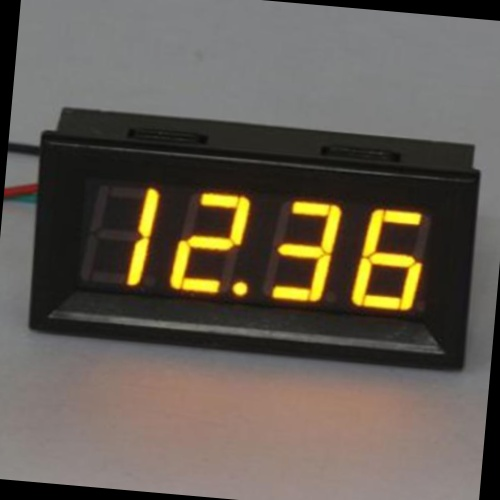
#> input picture DigitalMeter.jpg, 500 x 500 px; its folder holds only this picture in this run
$ python -i extract_roi.py   (imports and definitions only)   (older library calls are emulated)
#> lines starting #> are read from the running program, lines starting #| are printed output that depends on the picture; after the words box and inside, x2 and y2 are one past the last pixel; in counts of white or black regions, pixels touching at a corner belong together
#> further down, picture is the input picture: shape (500, 500, 3); mean B, G, R 81, 91.4, 98.9
### base_function.py
#!usr/bin/env python3
# -*- coding:utf-8 -*-

"""base function define"""

__author__ = "huzhenhong@2019-11-19"

import os
import cv2 as cv
import numpy as np

def cv_show(win_name, show_img):
    """
    opencv 显示图片
    :param win_name: 窗口名称
    :param show_img: 待显示图片
    :return: 无
    """
    cv.namedWindow(win_name, cv.WINDOW_NORMAL)
    cv.imshow(win_name, show_img)

def cv_resize(src_img, width=None, height=None, inter=cv.INTER_AREA):
    """
    调整图像尺寸
    :param src_img: 原图
    :param width: 调整后的宽
    :param height: 调整后的高
    :param inter: 插值方法
    :return: 调整后的图像
    """
    if width is None and height is None:
        return src_img  # 不予变换

    h, w = src_img.shape[:2]

    if width is None:
        rate = float(h) / height
        return cv.resize(src_img, (int(w / rate + 0.5), height), interpolation=inter)
    elif height is None:
        rate = float(w) / width
        return cv.resize(src_img, (width, int(h / rate + 0.5)), interpolation=inter)
    else:
        return cv.resize(src_img, (width, height), interpolation=inter)

# [11 lines left out: function cv_rotate, not called in this run]

def cv_get_roi_by_contour(contour, src_img, border=10, horizontally=True):
    """

    :param contour:
    :param src_img:
    :param border:
    :return:
    """
    # 最小外接矩形
    min_bounding_rect = cv.minAreaRect(contour)
    width, height = min_bounding_rect[1]
    center = min_bounding_rect[0]
    angle = min_bounding_rect[2]
    # draw_img = cv.drawContours(cv.cvtColor(src_img, cv.COLOR_GRAY2BGR), [np.int32(cv.boxPoints(min_bounding_rect))], 0, (0, 0, 255), 1)
    # cv_show('contours', draw_img)

    # 获取四个顶点的坐标
    src_points = np.float32(cv.boxPoints(min_bounding_rect))

    if horizontally is True:
        if width >= height:

            # 扣外面一圈
            src_points[0] = src_points[0] + [-border, border]
            src_points[1] = src_points[1] + [-border, -border]
            src_points[2] = src_points[2] + [border, -border]
            src_points[3] = src_points[3] + [border, border]


            dst_points = np.array([[0, height - 1],
                                   [0, 0],
                                   [width - 1, 0],
                                   [width - 1, height - 1]],
                                  dtype='float32')
        else:
            width, height = height, width

            # 扣外面一圈
            src_points[0] = src_points[0] + [border, border]
            src_points[1] = src_points[1] + [-border, border]
            src_points[2] = src_points[2] + [-border, -border]
            src_points[3] = src_points[3] + [border, -border]

            dst_points = np.array([[width - 1, height - 1],
                                   [0, height - 1],
                                   [0, 0],
                                   [width - 1, 0]],
                                  dtype='float32')
    else:
        if width >= height:
            width, height = height, width
            # 扣外面一圈
            src_points[0] = src_points[0] + [border, border]
            src_points[1] = src_points[1] + [-border, border]
            src_points[2] = src_points[2] + [-border, -border]
            src_points[3] = src_points[3] + [border, -border]

            dst_points = np.array([[width - 1, height - 1],
                                   [0, height - 1],
                                   [0, 0],
                                   [width - 1, 0]],
                                  dtype='float32')
        else:
            # 扣外面一圈
            src_points[0] = src_points[0] + [-border, border]
            src_points[1] = src_points[1] + [-border, -border]
            src_points[2] = src_points[2] + [border, -border]
            src_points[3] = src_points[3] + [border, border]


            dst_points = np.array([[0, height - 1],
                                   [0, 0],
                                   [width - 1, 0],
                                   [width - 1, height - 1]],
                                  dtype='float32')

    # 计算透视变换矩阵
    M = cv.getPerspectiveTransform(src_points, dst_points)
    warped_img = cv.warpPerspective(src_img, M, (int(width), int(height)))

    return warped_img

# [46 lines left out: functions rename_imgs, read_directory_imgs, not called in this run]

### extract_roi.py
#!usr/bin/env python3
# -*- coding:utf-8 -*-

"""提取数字区域"""

__author__ = "huzhenhong@2019-11-26"

import cv2 as cv
import numpy as np
import base_function as bf


# [51 lines left out: function get_nums_by_color, not called in this run]


def get_nums_by_contour(src_img):
    """

    :param src_img:
    :return:
    """
    # 获取仪表图片
    meter_img = get_meter_roi(src_img)
    bf.cv_show('meter_img', meter_img)

    # 获取数字区域
    nums_roi = get_nums_roi(meter_img)

    return get_num(nums_roi)

def get_meter_roi(src_img):
    """

    :param src_img:
    :return:
    """
    bf.cv_show('src_img', src_img)

    # 灰度图像
    gray_img = cv.cvtColor(src_img, cv.COLOR_RGB2GRAY)

    # 高斯滤波
    gauss_img = cv.GaussianBlur(gray_img, (5, 5), 0)

    # # 自适应均衡化
    # clahe = cv.createCLAHE(clipLimit=2.0, tileGridSize=(8, 8))
    # clahe_img = clahe.apply(gauss_img)
    bf.cv_show('gray_img && gauss_img', np.hstack((gray_img, gauss_img)))
#> call 2 of cv_show, with win_name = 'gray_img && gauss_img'
#> in cv_show (call 2), `cv.imshow(win_name, show_img)`:
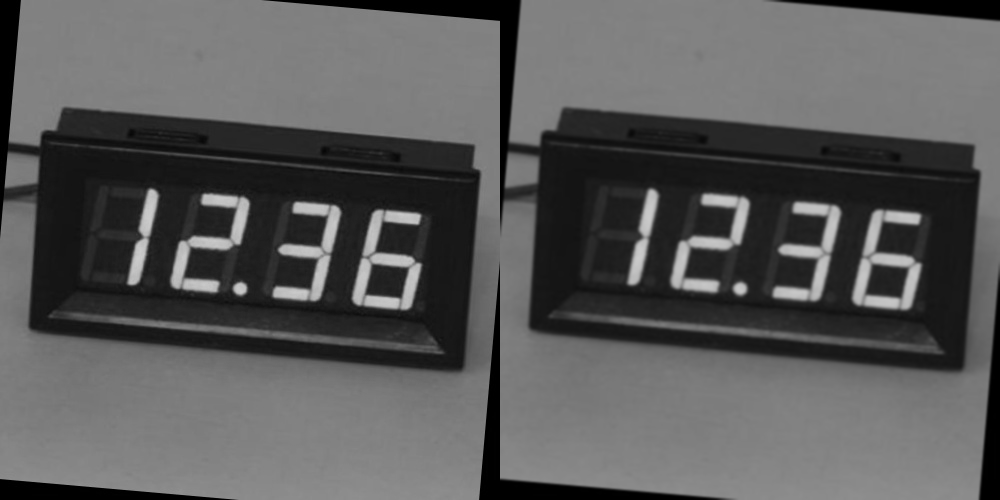
#> window 'gray_img && gauss_img': shape (500, 1000); min 0, max 204, mean 89.1

    # 二值化
    _, binary_img = cv.threshold(gauss_img, 0, 255, cv.THRESH_OTSU | cv.THRESH_BINARY_INV)
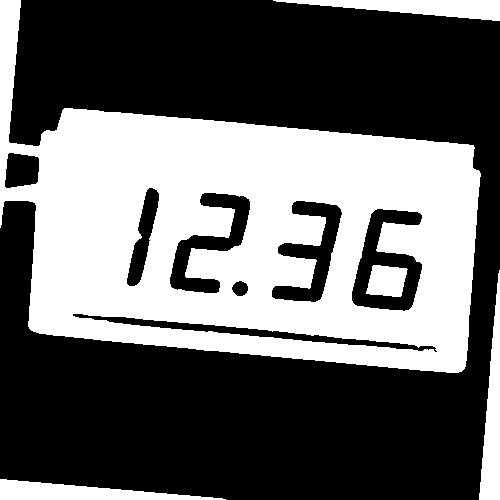
#> binary_img: shape (500, 500); 39.5% white; 5 white regions, box (x1, y1, x2, y2) and area: (0, 0, 481, 373) 90062, (479, 270, 500, 500) 2605, (273, 0, 500, 21) 2560, (0, 479, 226, 500) 2532, (366, 265, 408, 297) 1044

    # 形态学处理
    morph_rect = cv.getStructuringElement(cv.MORPH_RECT, (7, 7))
    morph_open_4 = cv.morphologyEx(binary_img, cv.MORPH_OPEN, morph_rect, iterations=4)
#> morph_open_4: shape (500, 500); 34.2% white; 6 white regions, box (x1, y1, x2, y2) and area: (30, 110, 479, 372) 77874, (480, 399, 500, 500) 1689, (400, 0, 500, 20) 1676, (0, 0, 20, 99) 1663, (0, 480, 98, 500) 1640, (372, 267, 402, 295) 837
    bf.cv_show('binary_img && morph_open_4' , np.hstack((binary_img, morph_open_4)))
#> call 3 of cv_show, with win_name = 'binary_img && morph_open_4'
#> in cv_show (call 3), `cv.imshow(win_name, show_img)`:
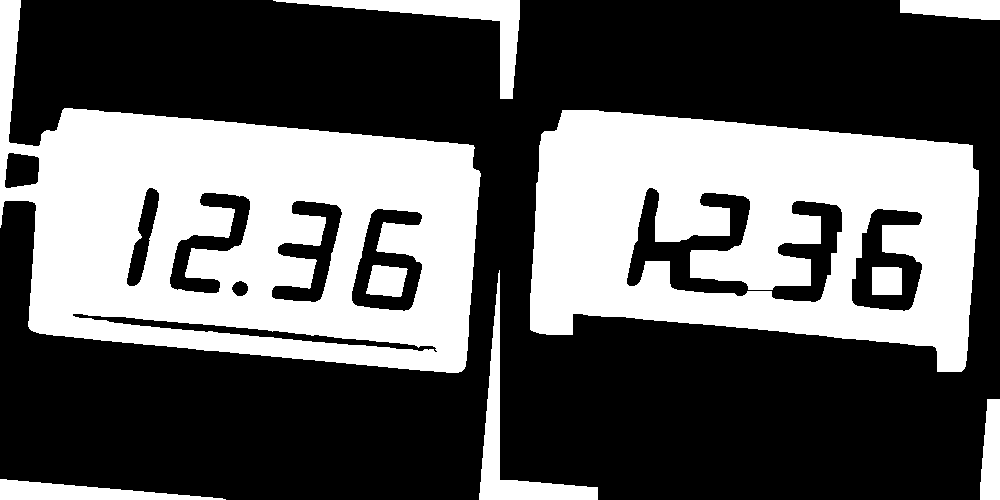
#> window 'binary_img && morph_open_4': shape (500, 1000); 36.8% white; 9 white regions

    # 轮廓查找
    ref_img, contours, hierachy = cv.findContours(morph_open_4, cv.RETR_EXTERNAL, cv.CHAIN_APPROX_SIMPLE)
#> contours = 5 contours; box (x1, y1, x2, y2) and area: (30, 110, 479, 372) 90359, (480, 399, 500, 500) 1572, (400, 0, 500, 20) 1560, (0, 0, 20, 99) 1548, (0, 480, 98, 500) 1526

    sorted_contours = sorted(contours, key=lambda c : cv.contourArea(c), reverse=True)
#> sorted_contours has the same summary as contours
    for c in sorted_contours:
        print(cv.contourArea(c))
#> this loop made 5 passes
#| 90359.0
#| 1572.5
#| 1560.5
#| 1548.5
#| 1526.5

    draw_img = cv.drawContours(src_img.copy(), sorted_contours, 0, (0, 0, 255), 1)
    bf.cv_show('contours', draw_img)

    # 扣取仪表
    meter_img = bf.cv_get_roi_by_contour(sorted_contours[0], binary_img, -20)
#> in cv_get_roi_by_contour, `min_bounding_rect = cv.minAreaRect(contour)`: min_bounding_rect = ((253.8, 238.7), (229, 445.4), -84.61)
#> in cv_get_roi_by_contour, `width, height = min_bounding_rect[1]`: width = 229; height = 445.4
#> in cv_get_roi_by_contour, `center = min_bounding_rect[0]`: center = (253.8, 238.7)
#> in cv_get_roi_by_contour, `angle = min_bounding_rect[2]`: angle = -84.61
#> in cv_get_roi_by_contour, `src_points = np.float32(cv.boxPoints(min_bounding_rect))`: src_points = [[464.8, 373.6], [21.38, 331.8], [42.89, 103.8], [486.3, 145.6]]
#> in cv_get_roi_by_contour, `width, height = height, width`: width = 445.4; height = 229
#> in cv_get_roi_by_contour, `dst_points = np.array([[width - 1, height - 1], [0, height - 1], [0, 0..`: dst_points = [[444.4, 228], [0, 228], [0, 0], [444.4, 0]]
#> in cv_get_roi_by_contour, `M = cv.getPerspectiveTransform(src_points, dst_points)`: M = [[1.09, 0.125, -83.88], [-0.124, 1.2, -140.5], [2.04e-11, -9.71e-11, 1]]
    # 图片取反
    meter_img = cv.bitwise_not(meter_img)

    return meter_img

def get_nums_roi(meter_img):
    """

    :param src_img:
    :return:
    """
    # 连接数字
    morph_rect_15x5 = cv.getStructuringElement(cv.MORPH_RECT, (15, 5))
    morph_close_4 = cv.morphologyEx(meter_img, cv.MORPH_CLOSE, morph_rect_15x5, iterations=4)
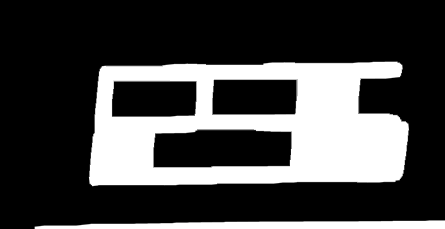
#> morph_close_4: shape (229, 445); min 0, max 255, mean 68.9
    bf.cv_show('morph_close_4', morph_close_4)

    # 轮廓查找
    ref_img, contours, hierachy = cv.findContours(morph_close_4, cv.RETR_EXTERNAL, cv.CHAIN_APPROX_SIMPLE)
#> contours = 2 contours; box (x1, y1, x2, y2) and area: (88, 61, 410, 187) 35781, (34, 220, 445, 229) 2543
    sorted_contours = sorted(contours, key=lambda c: cv.contourArea(c), reverse=True)
#> sorted_contours has the same summary as contours
    if 0 == len(sorted_contours):
        return

    draw_img = cv.drawContours(cv.cvtColor(meter_img, cv.COLOR_GRAY2BGR), sorted_contours, 0, (0, 0, 255), 1)
#> draw_img: shape (229, 445, 3)
    bf.cv_show('nums_contours', draw_img)

    nums_roi = bf.cv_get_roi_by_contour(sorted_contours[0], meter_img)
#> call 2 of cv_get_roi_by_contour, with contour = array of shape (102, 1, 2), border = 10, horizontally = True
#> in cv_get_roi_by_contour (call 2), `min_bounding_rect = cv.minAreaRect(contour)`: min_bounding_rect = ((248.1, 123.1), (321.5, 122), -0.682)
#> in cv_get_roi_by_contour (call 2), `width, height = min_bounding_rect[1]`: width = 321.5; height = 122
#> in cv_get_roi_by_contour (call 2), `center = min_bounding_rect[0]`: center = (248.1, 123.1)
#> in cv_get_roi_by_contour (call 2), `angle = min_bounding_rect[2]`: angle = -0.682
#> in cv_get_roi_by_contour (call 2), `src_points = np.float32(cv.boxPoints(min_bounding_rect))`: src_points = [[88.11, 186.1], [86.66, 64.04], [408.2, 60.21], [409.6, 182.2]]
#> in cv_get_roi_by_contour (call 2), `dst_points = np.array([[0, height - 1], [0, 0], [width - 1, 0], [width..`: dst_points = [[0, 121], [0, 0], [320.5, 0], [320.5, 121]]
#> in cv_get_roi_by_contour (call 2), `M = cv.getPerspectiveTransform(src_points, dst_points)`: M = [[0.938, -0.0096, -71.42], [0.00955, 0.852, -46.78], [1.05e-20, 9.36e-19, 1]]
#> in cv_get_roi_by_contour (call 2), `warped_img = cv.warpPerspective(src_img, M, (int(width), int(height)))`:
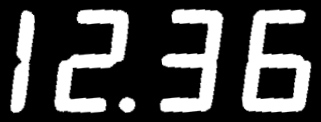
#> warped_img: shape (122, 321); min 0, max 255, mean 72.3

    return nums_roi


def get_num(nums_roi):
    """

    :param nums_roi:
    :return:
    """
    num_imgs = []

    # 轮廓查找，面积从大到小排列
    ref_img, contours, hierachy = cv.findContours(nums_roi, cv.RETR_EXTERNAL, cv.CHAIN_APPROX_SIMPLE)
#> contours = 5 contours; box (x1, y1, x2, y2) and area: (241, 8, 313, 113) 4936, (53, 8, 130, 114) 3278, (159, 8, 225, 113) 3228, (9, 9, 36, 114) 1546, (118, 96, 137, 113) 222
    # 获取面积最大的五个轮廓
    valid_contours = sorted(contours, key=lambda c: cv.contourArea(c))[:5]
#> valid_contours has the same summary as contours
    # 对轮廓按质心横坐标进行排序
    sorted_contours =sorted(valid_contours, key=lambda c: int(cv.moments(c)['m10'] / cv.moments(c)['m00']))
#> sorted_contours has the same summary as contours
    # 计算每个轮廓的面积
    contours_area = [cv.contourArea(c) for c in sorted_contours]
#> contours_area = [1545.5, 3277.5, 222.5, 3228.5, 4936.5]
    # 找到面积最小的，记录其索引极为小数点位置
    decimal_point_index = np.argmin(contours_area)
#> decimal_point_index = 2
    # 移除小数点
    sorted_contours.pop(decimal_point_index)
    decimal_point_index = 4 - decimal_point_index
    print(decimal_point_index)
#| 2

    # 绘制数字轮廓
    draw_img = cv.drawContours(cv.cvtColor(nums_roi, cv.COLOR_GRAY2BGR), sorted_contours, -1, (0, 0, 255), 1)
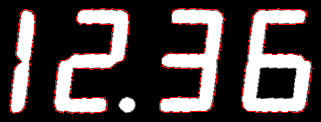
#> draw_img: shape (122, 321, 3); mean B, G, R 70.5, 70.5, 80.2
    bf.cv_show('nums_contour', draw_img)
    # 提取数字ROI
    num_imgs = []
    for i, c in enumerate(sorted_contours):
        num_img = bf.cv_get_roi_by_contour(c, nums_roi, horizontally=False)
        num_imgs.append(bf.cv_resize(num_img, width=64, height=128))
#> this loop made 4 passes
#> (min_bounding_rect in cv_get_roi_by_contour, width in cv_get_roi_by_contour, height in cv_get_roi_by_contour, angle in cv_get_roi_by_contour, dst_points in cv_get_roi_by_contour, h in cv_resize, w in cv_resize) on passes 1 to 4: (((22.26, 61.27), (104.9, 17.99), -83.29), 17.99, 104.9, -83.29, [[16.99, 103.9], [0, 103.9], [0, 0], [16.99, 0]], 104, 17), (((91, 60.5), (118.3, 60.73), -70.91), 60.73, 118.3, -70.91, [[59.73, 117.3], [0, 117.3], [0, 0], [59.73, 0]], 118, 60), (((189.8, 60.53), (108.8, 57.72), -82.78), 57.72, 108.8, -82.78, [[56.72, 107.8], [0, 107.8], [0, 0], [56.72, 0]], 108, 57), (((278.9, 60.6), (107.4, 67.47), -83.66), 67.47, 107.4, -83.66, [[66.47, 106.4], [0, 106.4], [0, 0], [66.47, 0]], 107, 67)
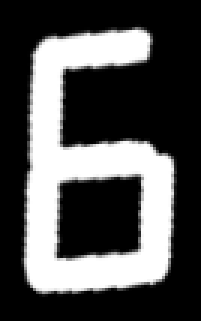
#> num_img: shape (107, 67) (shown 3 times larger); min 0, max 255, mean 81
#> after the loop, num_imgs = 4 items
        # bf.cv_show('num_img_' + str(i), num_img)

    return num_imgs, decimal_point_index

>>> import cv2
>>> picture = cv2.imread('DigitalMeter.jpg')
>>> result = get_nums_by_contour(picture)
